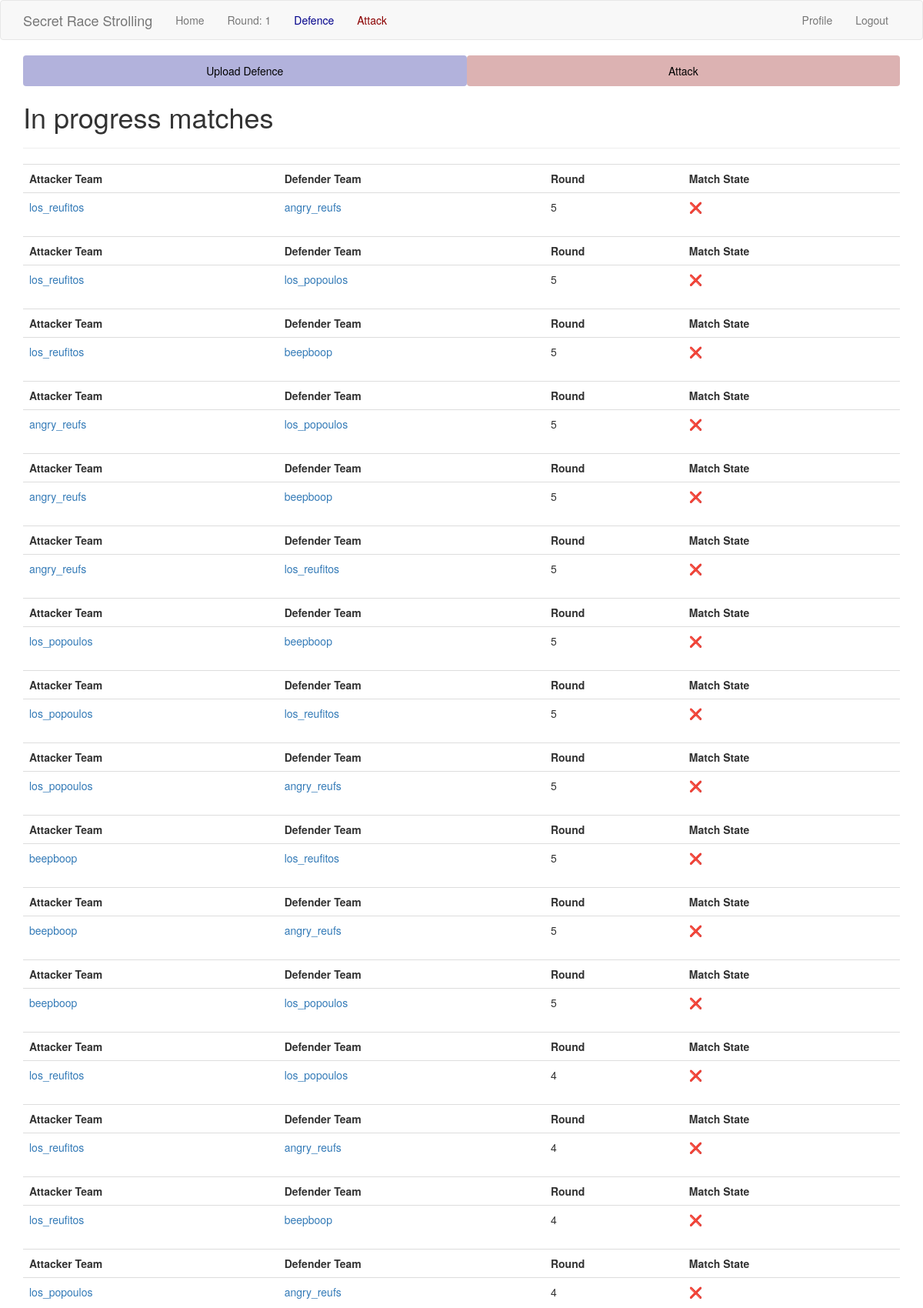
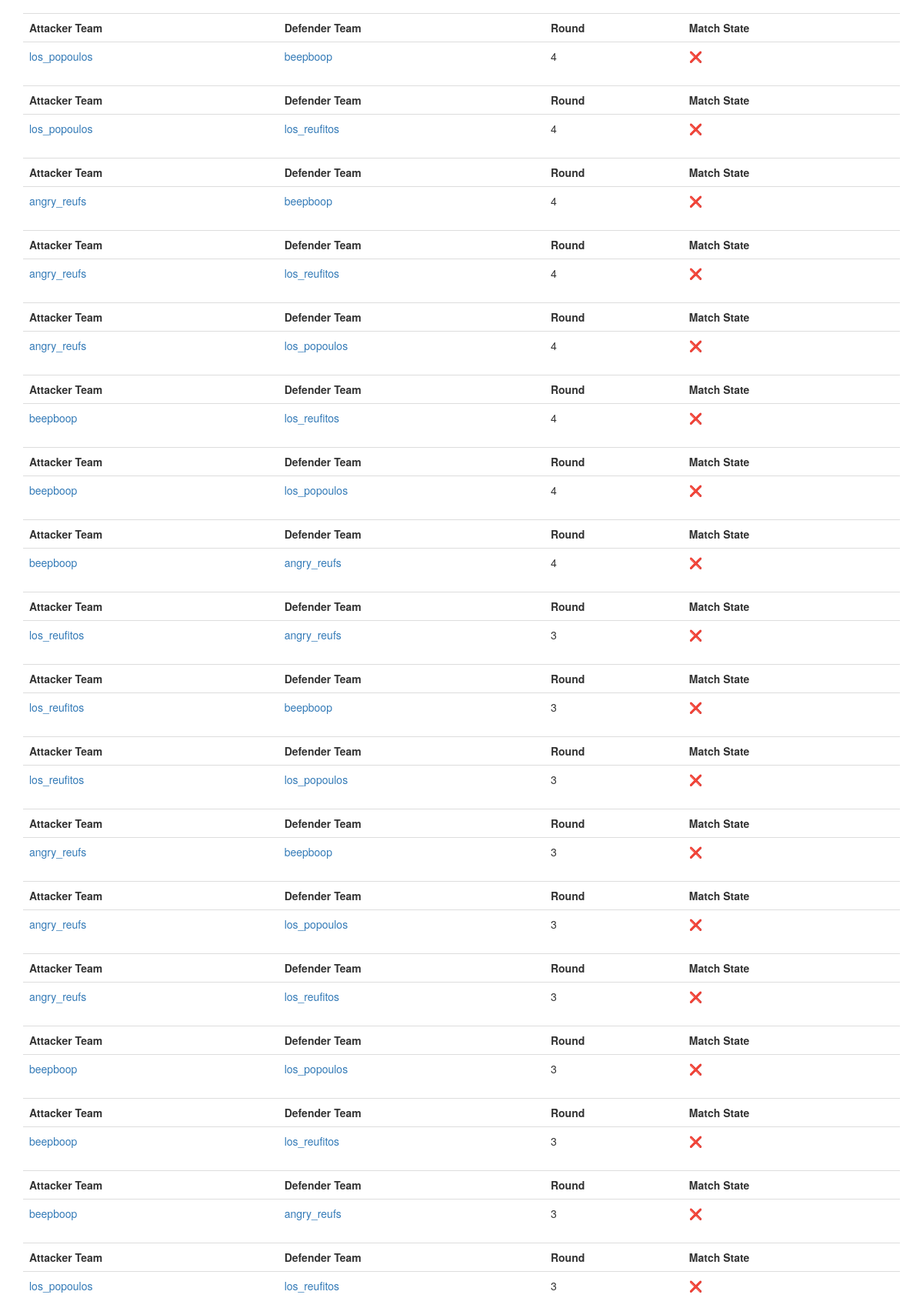
The app's page /index (signed in, upper part) with its own data (2 pictures, top to bottom).
### app/models.py (models this page shows, shortened)
class Match(db.Model):
    id = db.Column(db.Integer, primary_key=True)
    defender_team_id = db.Column(db.Integer, db.ForeignKey("team.id"))
    attacker_team_id = db.Column(db.Integer, db.ForeignKey("team.id"))
    round = db.Column(db.Integer, index=True)
    __table_args__ = (
        db.UniqueConstraint(
            "defender_team_id",
            "attacker_team_id",
            "round",
            name="_match_pair_once_per_round",
        ),
    )
    attacks = db.relationship(
        "Attack",
        backref="match",
        foreign_keys="Attack.match_id",
        lazy="dynamic",
    )
    @staticmethod
    def paginate_and_itemize_match_query(
        matches: Query, page: int, matches_per_page: int, current_user_team: Team
    ) -> tuple[Pagination, list[dict]]:
        matches_sub = matches.subquery()
        attacks_done = (
            db.session.query(matches_sub.c.id)
            .join(Attack, Attack.match_id == matches_sub.c.id)
            .all()
        )
        attacks_done = [attack_done[0] for attack_done in attacks_done]
        paginated = matches.paginate(page, matches_per_page)
        matches_items = paginated.items
        for m in matches_items:
            m.match_done = m.id in attacks_done
        return paginated, matches_items

class Team(db.Model):
    id = db.Column(db.Integer, primary_key=True)
    team_name = db.Column(db.String(64), index=True, unique=True)
    member1_id = db.Column(db.Integer, db.ForeignKey("user.id"), unique=True)
    member2_id = db.Column(db.Integer, db.ForeignKey("user.id"), unique=True)
    defences = db.relationship(
        "Defence",
        backref="defender_team",
        foreign_keys="Defence.defender_team_id",
        lazy="dynamic",
    )
    defence_matches = db.relationship(
        "Match",
        backref="defender_team",
        foreign_keys="Match.defender_team_id",
        lazy="dynamic",
    )
    attack_matches = db.relationship(
        "Match",
        backref="attacker_team",
        foreign_keys="Match.attacker_team_id",
        lazy="dynamic",
    )

### app/routes.py (the view)
@app.route("/")
@app.route("/index", methods=["GET"])
@login_required
def index():
    page = request.args.get("page", 1, type=int)
    pagination, matches_items = Match.paginate_and_itemize_match_query(
        db.session.query(Match).order_by(Match.round.desc()),
        page,
        app.config["MATCHES_PER_PAGE"],
        current_user.team(),
    )
    next_url = (
        url_for("index", page=pagination.next_num) if pagination.has_next else None
    )
    prev_url = (
        url_for("index", page=pagination.prev_num) if pagination.has_prev else None
    )
    return render_template(
        "index.html",
        title="Home",
        matches=matches_items,
        next_url=next_url,
        prev_url=prev_url,
    )

### app/models.py (called while the page is built)
@login.user_loader
def load_user(id: int) -> User:
    return User.query.get(int(id))

    def team(self) -> Optional[Any]:
        return (
            db.session.query(Team)
            .filter(or_(Team.member1_id == self.id, Team.member2_id == self.id))
            .first()
        )

### app/templates/index.html (shortened to what this page needs)
{% extends "base.html" %}
{% import 'bootstrap/wtf.html' as wtf %}
{% block app_content %}
<h1>
    In progress matches
</h1>
<hr>
{% for match in matches %}
{% include '_match.html' %}
{% endfor %}
{% endblock %}

### app/templates/_match.html
<table class="table table-hover">
    <tr>
        <th>Attacker Team</th>
        <th>Defender Team</th>
        <th>Round</th>
        <th>Match State</th>
    </tr>
    <tr>
        <td>
            <a href="{{ url_for('team', team_name=match.attacker_team.team_name) }}">
                {{ match.attacker_team.team_name }}</a>
        </td>
        <td>
            <a href="{{ url_for('team', team_name=match.defender_team.team_name) }}">{{ match.defender_team.team_name }}
            </a>
        </td>
        <td>
            {{ match.round }}
        </td>
        <td>
            {% if match.match_done %} ✅ {% else %} ❌ {% endif %}
        </td>
    </tr>
</table>

### records on screen
Match: attacker_team.team_name "los_reufitos", defender_team.team_name "angry_reufs", round "5"
Match: attacker_team.team_name "los_reufitos", defender_team.team_name "los_popoulos", round "5"
Match: attacker_team.team_name "los_reufitos", defender_team.team_name "beepboop", round "5"
Match: attacker_team.team_name "angry_reufs", defender_team.team_name "los_popoulos", round "5"
Match: attacker_team.team_name "angry_reufs", defender_team.team_name "beepboop", round "5"
Match: attacker_team.team_name "angry_reufs", defender_team.team_name "los_reufitos", round "5"
Match: attacker_team.team_name "los_popoulos", defender_team.team_name "beepboop", round "5"
Match: attacker_team.team_name "los_popoulos", defender_team.team_name "los_reufitos", round "5"
Match: attacker_team.team_name "los_popoulos", defender_team.team_name "angry_reufs", round "5"
Match: attacker_team.team_name "beepboop", defender_team.team_name "los_reufitos", round "5"
Match: attacker_team.team_name "beepboop", defender_team.team_name "angry_reufs", round "5"
Match: attacker_team.team_name "beepboop", defender_team.team_name "los_popoulos", round "5"
Match: attacker_team.team_name "los_reufitos", defender_team.team_name "los_popoulos", round "4"
Match: attacker_team.team_name "los_reufitos", defender_team.team_name "angry_reufs", round "4"
Match: attacker_team.team_name "los_reufitos", defender_team.team_name "beepboop", round "4"
Match: attacker_team.team_name "los_popoulos", defender_team.team_name "angry_reufs", round "4"
Match: attacker_team.team_name "los_popoulos", defender_team.team_name "beepboop", round "4"
Match: attacker_team.team_name "los_popoulos", defender_team.team_name "los_reufitos", round "4"
Match: attacker_team.team_name "angry_reufs", defender_team.team_name "beepboop", round "4"
Match: attacker_team.team_name "angry_reufs", defender_team.team_name "los_reufitos", round "4"
Match: attacker_team.team_name "angry_reufs", defender_team.team_name "los_popoulos", round "4"
Match: attacker_team.team_name "beepboop", defender_team.team_name "los_reufitos", round "4"
Match: attacker_team.team_name "beepboop", defender_team.team_name "los_popoulos", round "4"
Match: attacker_team.team_name "beepboop", defender_team.team_name "angry_reufs", round "4"
Match: attacker_team.team_name "los_reufitos", defender_team.team_name "angry_reufs", round "3"
Match: attacker_team.team_name "los_reufitos", defender_team.team_name "beepboop", round "3"
Match: attacker_team.team_name "los_reufitos", defender_team.team_name "los_popoulos", round "3"
Match: attacker_team.team_name "angry_reufs", defender_team.team_name "beepboop", round "3"
Match: attacker_team.team_name "angry_reufs", defender_team.team_name "los_popoulos", round "3"
Match: attacker_team.team_name "angry_reufs", defender_team.team_name "los_reufitos", round "3"
Match: attacker_team.team_name "beepboop", defender_team.team_name "los_popoulos", round "3"
Match: attacker_team.team_name "beepboop", defender_team.team_name "los_reufitos", round "3"
Match: attacker_team.team_name "beepboop", defender_team.team_name "angry_reufs", round "3"
Match: attacker_team.team_name "los_popoulos", defender_team.team_name "los_reufitos", round "3"

### other values on screen
{{ config["ROUND"] }} "1"
